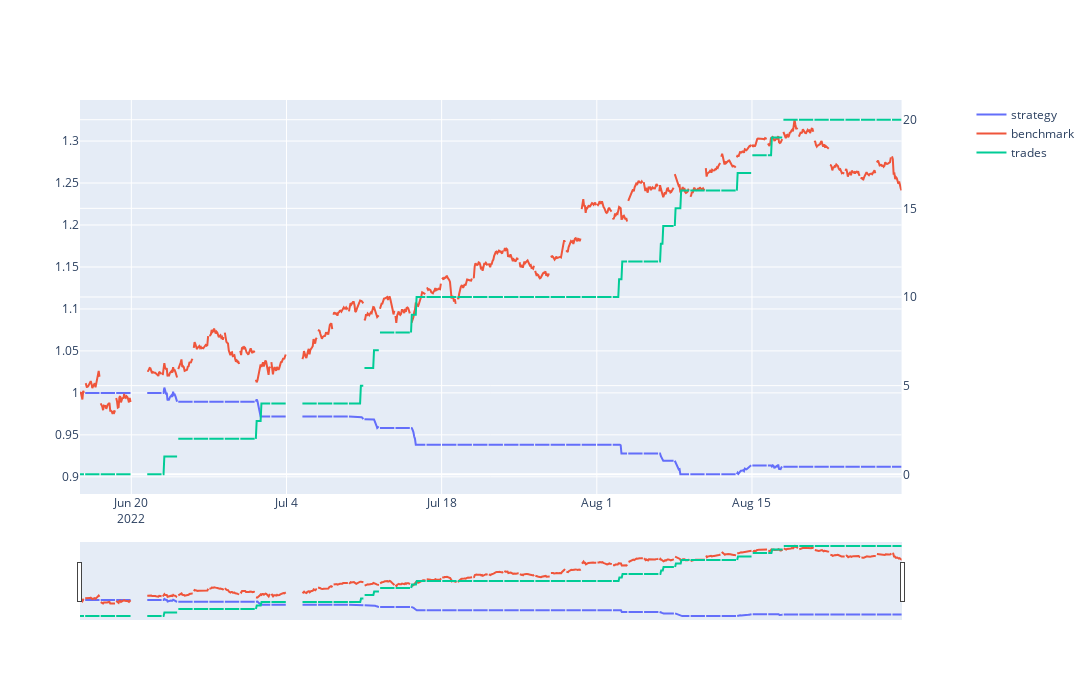
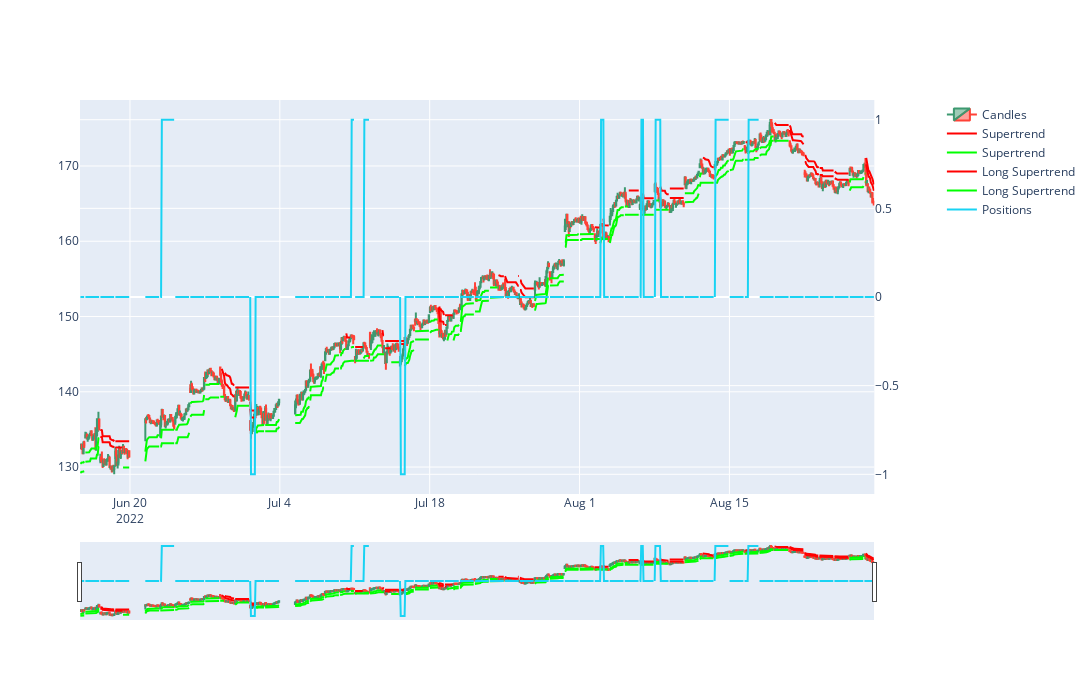

Source (notebook cell) for these figures, in order:
### Code cell
from random import random


df = await process_bars(
    start_test, end_test, freq="20min", short_n=30, long_n=150, short_k=2.5, long_k=4
)
n_items = len(df)
s = random() * 0.8
e = s + 0.2 * random()
start, end = df.index[int(n_items * s)], df.index[int(n_items * e)]
# print(df[start:end])
plot_data(df)

### Figure 1 — Plotly figure (JSON) as saved in the notebook; plotly's stock layout.template omitted (floating-point values rounded to 4 significant figures; data arrays with more than 128 entries replaced by an {"elided": "..."} marker saying what was removed)
{"data": [{"name": "strategy", "type": "scatter", "x": {"elided": "1020 str values"}, "xaxis": "x", "y": {"elided": "1020 float values"}, "yaxis": "y"}, {"name": "benchmark", "type": "scatter", "x": {"elided": "1020 str values"}, "xaxis": "x", "y": {"elided": "1020 float values"}, "yaxis": "y"}, {"name": "trades", "type": "scatter", "x": {"elided": "1020 str values"}, "xaxis": "x", "y": {"elided": "1020 int values"}, "yaxis": "y2"}], "layout": {"autosize": false, "height": 700, "width": 1200, "xaxis": {"anchor": "y", "domain": [0, 0.94], "rangebreaks": [{"bounds": ["sat", "mon"]}, {"bounds": [16, 9.5], "pattern": "hour"}], "rangeslider": {"visible": true}}, "yaxis": {"anchor": "x", "domain": [0, 1]}, "yaxis2": {"anchor": "x", "overlaying": "y", "side": "right"}}}

### Figure 2 — Plotly figure (JSON) as saved in the notebook; plotly's stock layout.template omitted (floating-point values rounded to 4 significant figures; data arrays with more than 128 entries replaced by an {"elided": "..."} marker saying what was removed)
{"data": [{"close": {"elided": "1020 float values"}, "high": {"elided": "1020 float values"}, "low": {"elided": "1020 float values"}, "name": "Candles", "open": {"elided": "1020 float values"}, "type": "candlestick", "x": {"elided": "1020 str values"}}, {"marker": {"color": "#F00"}, "name": "Supertrend", "type": "scatter", "x": {"elided": "1020 str values"}, "y": {"elided": "1020 float values"}}, {"marker": {"color": "#0F0"}, "name": "Supertrend", "type": "scatter", "x": {"elided": "1020 str values"}, "y": {"elided": "1020 float values"}}, {"marker": {"color": "#F00"}, "name": "Long Supertrend", "type": "scatter", "x": {"elided": "1020 str values"}, "y": {"elided": "1020 float values"}}, {"marker": {"color": "#0F0"}, "name": "Long Supertrend", "type": "scatter", "x": {"elided": "1020 str values"}, "y": {"elided": "1020 float values"}}, {"name": "Positions", "type": "scatter", "x": {"elided": "1020 str values"}, "xaxis": "x", "y": {"elided": "1020 int values"}, "yaxis": "y2"}], "layout": {"autosize": false, "height": 700, "width": 1200, "xaxis": {"anchor": "y", "domain": [0, 0.94], "rangebreaks": [{"bounds": ["sat", "mon"]}, {"bounds": [16, 9.5], "pattern": "hour"}], "rangeslider": {"visible": true}}, "yaxis": {"anchor": "x", "domain": [0, 1]}, "yaxis2": {"anchor": "x", "overlaying": "y", "side": "right"}}}
